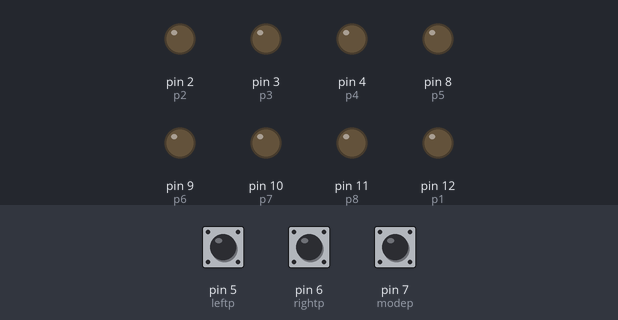
The sketch below on a simulated Arduino Uno, built with avr-gcc and run on an emulated ATmega328P. Parts: output pins drawn as LEDs (lit = HIGH). Dashed ring = blinking. The test bench sets the inputs (shaded band); at power-on: pin 6 (rightp) HIGH, pin 7 (modep) HIGH, pin 5 (leftp) HIGH.

Above: at 2.8 s.
2.9 s: pin 6 (rightp) pulled LOW for 1.2 s
At 3.8 s:
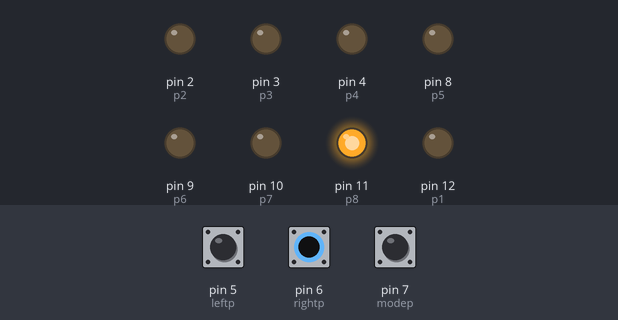
8.3 s: pin 6 (rightp) pulled LOW for 1.2 s
At 9.8 s:
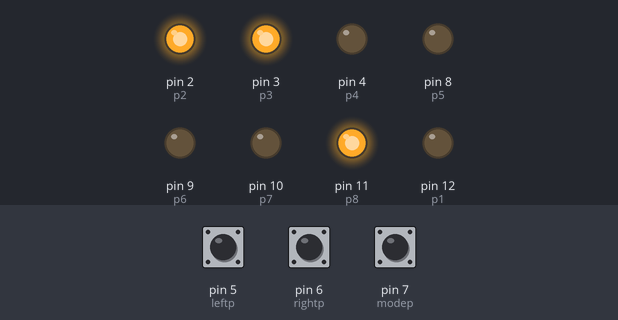
13.7 s: pin 7 (modep) pulled LOW for 3.2 s
At 15.7 s:
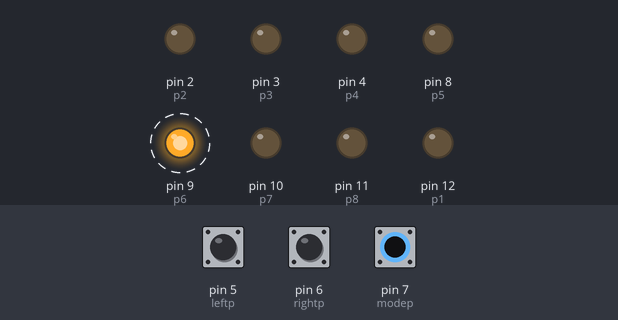
21.1 s: pin 6 (rightp) pulled LOW for 3.2 s
At 22.3 s:
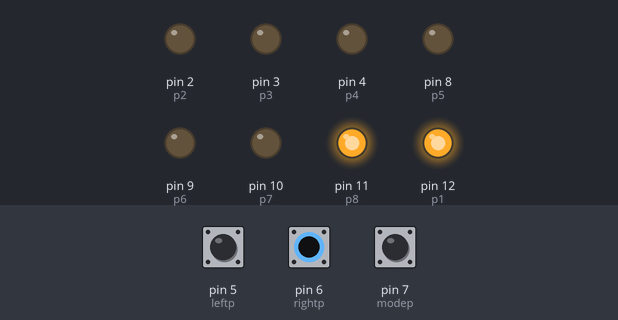
28.5 s: pin 6 (rightp) pulled LOW for 1.2 s
At 29.8 s:
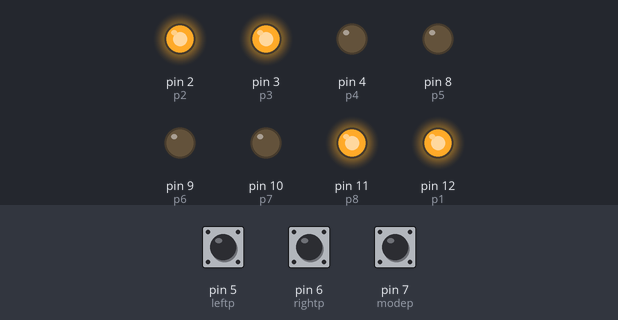
32.0 s: pin 7 (modep) pulled LOW for 1.2 s
At 32.3 s:
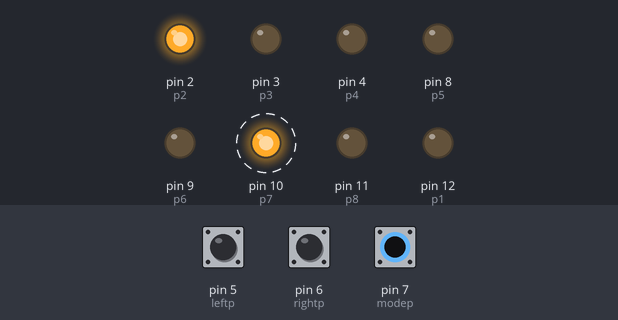
Timing chart, 0 to 41.5 s (numbered marks = the images above; inputs shaded):
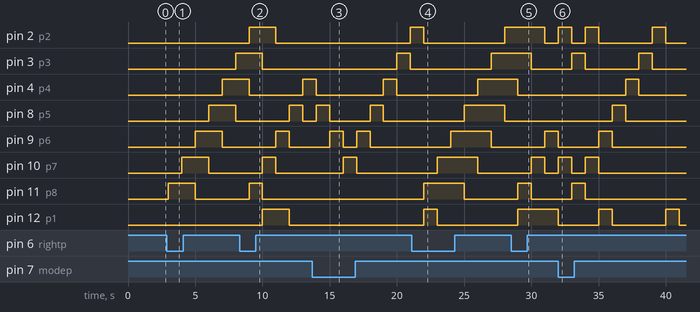

The sketch:

code.ino
```cpp
int p1 = 12;
int p2 = 2;
int p3 = 3;
int p4 = 4;
int p5 = 8;
int p6 = 9;
int p7 = 10;
int p8 = 11;
int leftp = 5;
int rightp = 6;
int modep = 7;
int d1 = 0;
int d2 = 0;
int d3 = 0;
int d4 = 0;
int d5 = 0;
int d6 = 0;
int d7 = 0;
int d8 = 0;
int left = 0;
int right = 0;
void write(int p, int data)
{
  digitalWrite(p, data);
}

void leftAns() // to shift bits from left to right
{
  d8 = d7;
  d7 = d6;
  d6 = d5;
  d5 = d4;
  d4 = d3;
  d3 = d2;
  d2 = d1;
  d1 = left;

  write(p1, d1);
  write(p2, d2);
  write(p3, d3);
  write(p4, d4);
  write(p5, d5);
  write(p6, d6);
  write(p7, d7);
  write(p8, d8);
  delay(1000);
  left = !digitalRead(leftp);

}

void rightAns() // to shift bits from right to left
{
  d1 = d2;
  d2 = d3;
  d3 = d4;
  d4 = d5;
  d5 = d6;
  d6 = d7;
  d7 = d8;
  d8 = right;

  write(p1, d1);
  write(p2, d2);
  write(p3, d3);
  write(p4, d4);
  write(p5, d5);
  write(p6, d6);
  write(p7, d7);
  write(p8, d8);
  delay(1000);
  right = !digitalRead(rightp);
}

void setup() {
  pinMode(p1, OUTPUT);
  pinMode(p2, OUTPUT);
  pinMode(p3, OUTPUT);
  pinMode(p4, OUTPUT);
  pinMode(p5, OUTPUT);
  pinMode(p6, OUTPUT);
  pinMode(p7, OUTPUT);
  pinMode(p8, OUTPUT);
  pinMode(leftp, INPUT_PULLUP);
  pinMode(rightp, INPUT_PULLUP);
  pinMode(modep, INPUT_PULLUP);
}

void loop() {
  int m = digitalRead(modep);
  if(m == 0)
  {
    leftAns();
  }
  else
  {
    rightAns();
  }
}
```

Measured:
- after the input at 2.9 s, pin 3 (p3): LOW → HIGH after 5.1 s; pin 4 (p4): LOW → HIGH after 4.1 s; pin 8 (p5): LOW → HIGH after 3.1 s, → LOW 2.0 s later; pin 9 (p6): LOW → HIGH after 2.1 s, → LOW 2.0 s later; pin 10 (p7): LOW → HIGH after 1.1 s, → LOW 2.0 s later
- after the input at 8.3 s, pin 8 (p5): LOW → HIGH after 3.7 s, → LOW 1.0 s later; pin 9 (p6): LOW → HIGH after 2.7 s, → LOW 1.0 s later; pin 10 (p7): LOW → HIGH after 1.7 s, → LOW 1.0 s later; pin 11 (p8): LOW → HIGH after 0.70 s, → LOW 1.0 s later
- after the input at 13.7 s, pin 8 (p5): alternates HIGH for 1.0 s and LOW for 3.0 s, starting after 0.30 s; pin 9 (p6): alternates HIGH for 1.0 s and LOW for 1.0 s, 4 changes in all, then stays LOW, starting after 1.3 s; pin 10 (p7): LOW → HIGH after 2.3 s, → LOW 1.0 s later; pin 12 (p1): stays LOW (without the input it goes to HIGH after 2.3 s)
- after the input at 21.1 s, pin 3 (p3): LOW → HIGH after 5.9 s; pin 4 (p4): LOW → HIGH after 4.9 s; pin 8 (p5): LOW → HIGH after 3.9 s, → LOW 3.0 s later; pin 9 (p6): LOW → HIGH after 2.9 s, → LOW 3.0 s later; pin 10 (p7): LOW → HIGH after 1.9 s, → LOW 3.0 s later
- after the input at 28.5 s, pin 9 (p6): LOW → HIGH after 2.5 s; pin 10 (p7): LOW → HIGH after 1.5 s, → LOW 1.0 s later; pin 11 (p8): LOW → HIGH after 0.50 s, → LOW 1.0 s later
- after the input at 32.0 s, pin 10 (p7): alternates HIGH for 1.0 s and LOW for 1.0 s, 4 changes in all, then stays LOW, starting at once; pin 11 (p8): LOW → HIGH after 1.0 s, → LOW 1.0 s later
